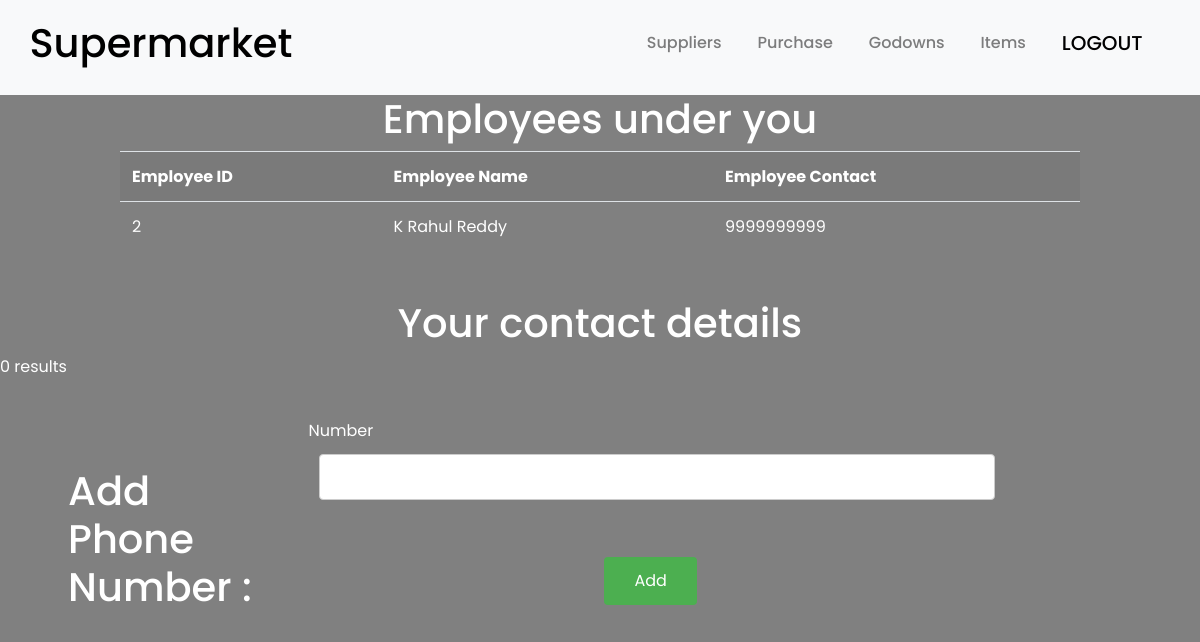
Page /admin.php (signed in) on the earlier database version.
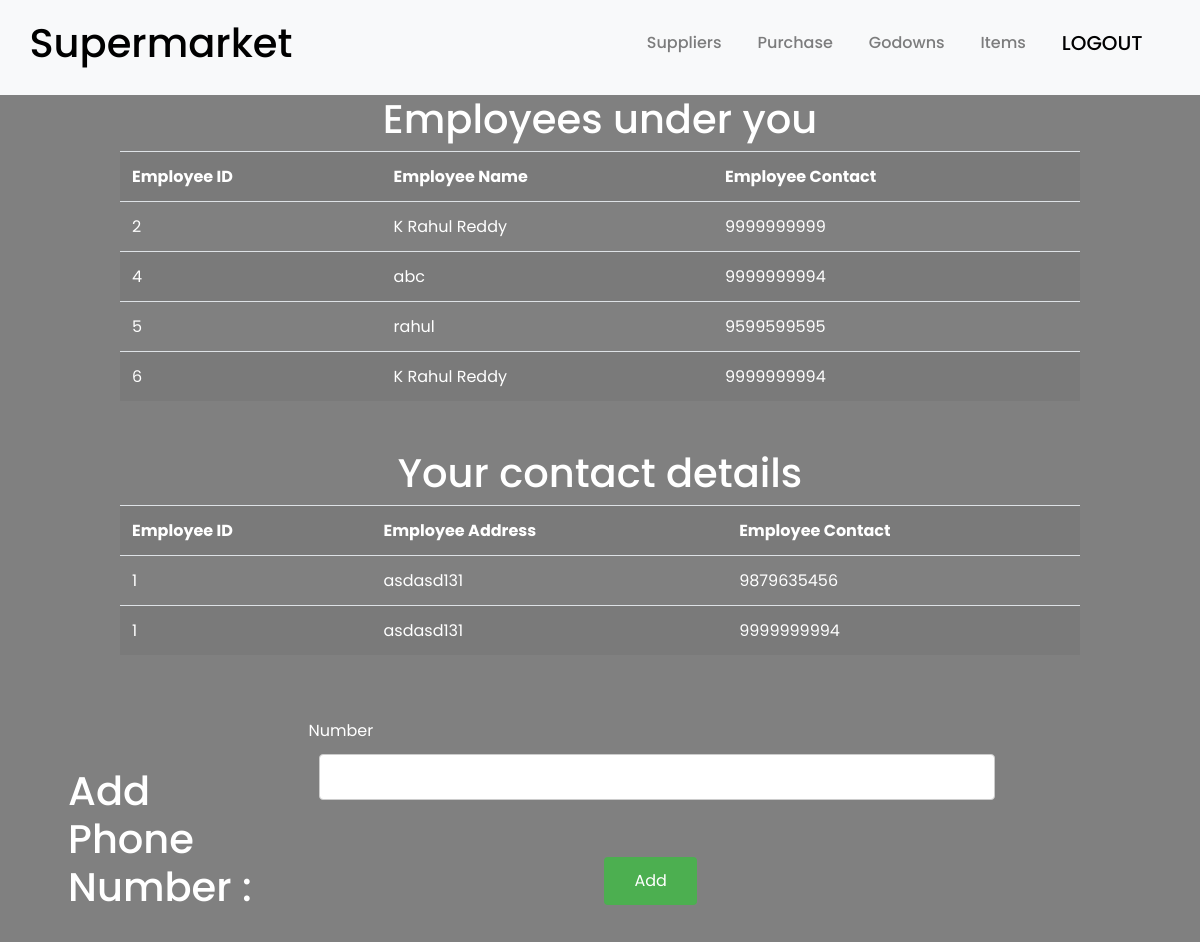
Same page on the later database version.
### tables this page shows
CREATE TABLE `employee_contacts` (
  `Employee_ID` smallint(6) NOT NULL,
  `Contact` varchar(10) NOT NULL
);

CREATE TABLE `employee` (
  `Employee_ID` smallint(6) NOT NULL,
  `Employee_Name` varchar(20) NOT NULL,
  `Supervisor_ID` smallint(6) DEFAULT NULL,
  `Home_Number` varchar(10) NOT NULL,
  `Street` varchar(20) NOT NULL,
  `Pincode` int(6) NOT NULL,
  `Password` text NOT NULL
);

### admin.php (the view, shortened to what this page needs)
<?php
	include "head.php";
	$Eid = $_SESSION['Eid'];
	$servername = "localhost";
	$username = "root";
	$password = "";
	$dbname = "supermarket";
	$conn = new mysqli($servername, $username, $password, $dbname);
	echo "<h1><center>Employees under you</center></h1>";
	$sql = "SELECT * FROM employee natural join employee_contacts where Supervisor_ID = $Eid";
	$result = $conn->query($sql);
	if ($result->num_rows > 0) {
	    echo "<table class = 'table table-hover table-striped'><tr><th>Employee ID</th><th>Employee Name</th><th>Employee Contact</th></tr>";
	    while($row = $result->fetch_assoc()) {
	        echo "<tr><td>" . $row["Employee_ID"]. "</td><td>" . $row["Employee_Name"]. "</td><td>" . $row["Contact"]. "</td></tr>";
	    }
	    echo "</table>";
	} else {
	    echo "0 results";
	}
	$conn = new mysqli($servername, $username, $password, $dbname);
	echo "<h1><center><br>Your contact details</center></h1>";
	$sql = "SELECT * FROM employee natural join employee_contacts where Employee_ID = $Eid";
	$result = $conn->query($sql);
	if ($result->num_rows > 0) {
	    echo "<table class = 'table table-hover table-striped'><tr><th>Employee ID</th><th>Employee Address</th><th>Employee Contact</th></tr>";
	    while($row = $result->fetch_assoc()) {
	        echo "<tr><td>" . $row["Employee_ID"]. "</td><td>" . $row["Home_Number"].$row["Street"].$row["Pincode"]. "</td><td>" . $row["Contact"]. "</td></tr>";
	    }
	    echo "</table>";
	} else {
	    echo "0 results";
	}
?>
<div class = "container-fluid row padding">
    <div class="col-lg-3 col-md-6 col-sm-6" >
        <h1 style = "padding-left: 20%"><br>Add Phone Number : </h1>
    </div>
    <div class="col-lg-9 col-md-6 col-sm-6" >
        <form method="post">
            <label>Number</label>
            <br>
            <input type="varchar" name="number" required>
            <br><br>
            <input type="submit" name="button2" value = "Add">
        </form>
    </div>
</div>

Differences in the rows shown:
added employee_contacts: Employee_ID.Employee_ID "4", Employee_ID.Employee_Name "abc", Contact "9999999994", shown under "Employees under you"
added employee_contacts: Employee_ID.Employee_ID "5", Employee_ID.Employee_Name "rahul", Contact "9599599595", shown under "Employees under you"
added employee_contacts: Employee_ID.Employee_ID "6", Employee_ID.Employee_Name "K Rahul Reddy", Contact "9999999994", shown under "Employees under you"
added employee_contacts: Employee_ID.Employee_ID "1", Employee_ID.Home_Number "asd", Employee_ID.Street "asd", Employee_ID.Pincode "131", Contact "9879635456", shown under "Your contact details"
added employee_contacts: Employee_ID.Employee_ID "1", Employee_ID.Home_Number "asd", Employee_ID.Street "asd", Employee_ID.Pincode "131", Contact "9999999994", shown under "Your contact details"
Other differences:
text no longer shown: "0 results"
text now shown: "Employee ID Employee Address Employee Contact"
